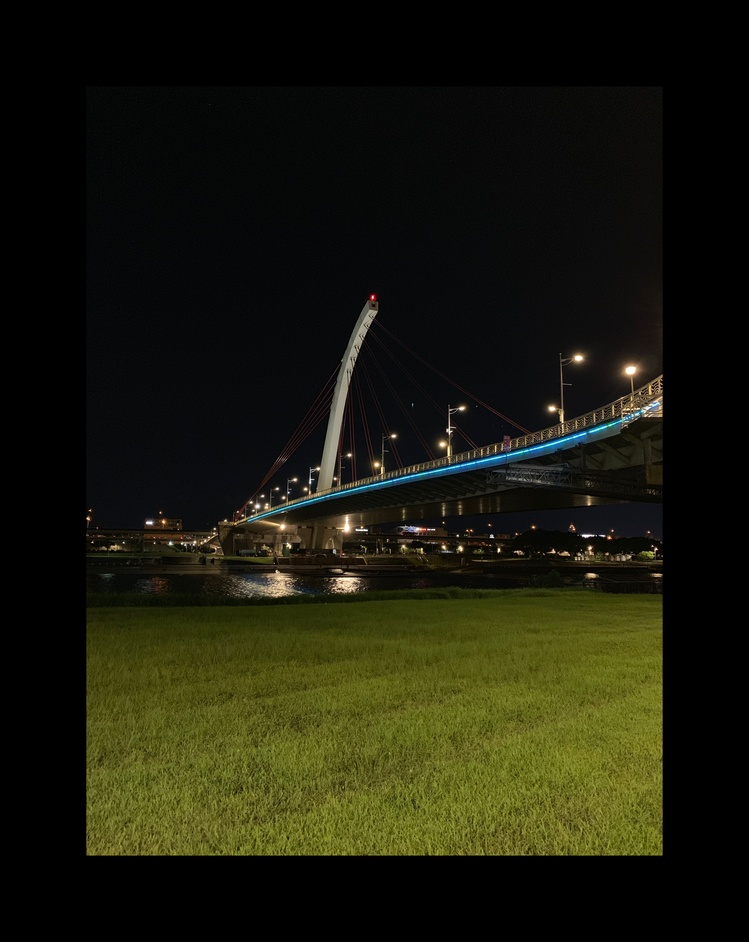
#> input picture IMG_2543_1.jpg, 749 x 942 px, shrunk from 3930 x 4938 before the run; its folder holds only this picture in this run
$ python main.py IMG_2543_1.jpg
#> lines starting #> are read from the running program, lines starting #| are printed output that depends on the picture
### border_crop.py
import cv2, time, glob
import numpy as np
from PIL import Image

THRESHOLD = 5

def border_check(src, mode=0):
	# mode=0:horizontal scan
	# mode>0:vertical scan

	if mode:
		src = np.transpose(src)

	positive_area = []
	_, thresh = cv2.threshold(src, THRESHOLD, 255, cv2.THRESH_TOZERO)

	for i in range(len(thresh)):
		pixels = thresh[i]
		filterd_pixel = list(filter(lambda x: True if x else False, pixels))

		if len(filterd_pixel):
			positive_area.append(i)

	if len(positive_area):
		# return the border of the positive signal(one dimension)
		return min(positive_area), max(positive_area) + 1

	else:
		# if the whole black image detected, then return original resolution
		return 0, src.shape[0]


def crop_process(src, dir_):
#> called with src = 'IMG_2543_1.jpg', dir_ = './result'
	ext = src.split('.')[-1]
	assert ext in ['jpg', 'gif', 'png'], '格式不符'

	# read & convert
	img = Image.open(src).convert(mode = 'RGB')
#> img is the input picture: PIL image 749x942 RGB; mean R, G, B 27, 27.3, 12.4
	img = np.asarray(img)

	# find contours
	gray = cv2.cvtColor(img, cv2.COLOR_BGR2GRAY)
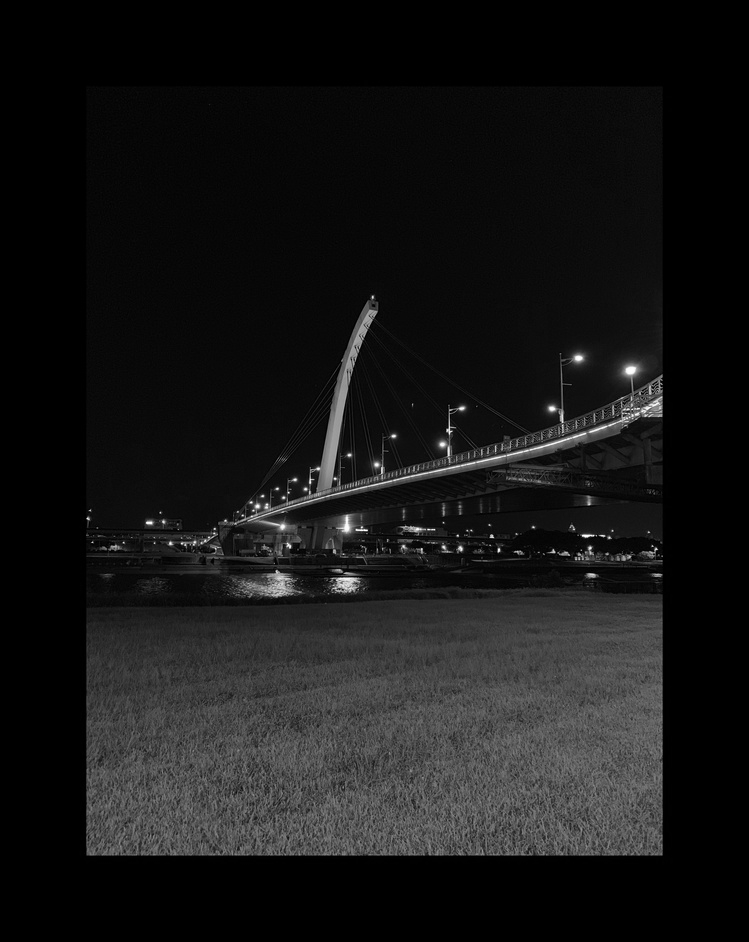
#> gray: shape (942, 749); min 0, max 255, mean 22.7
	x1, x2 = border_check(gray, 1)
#> in border_check, `src = np.transpose(src)`:
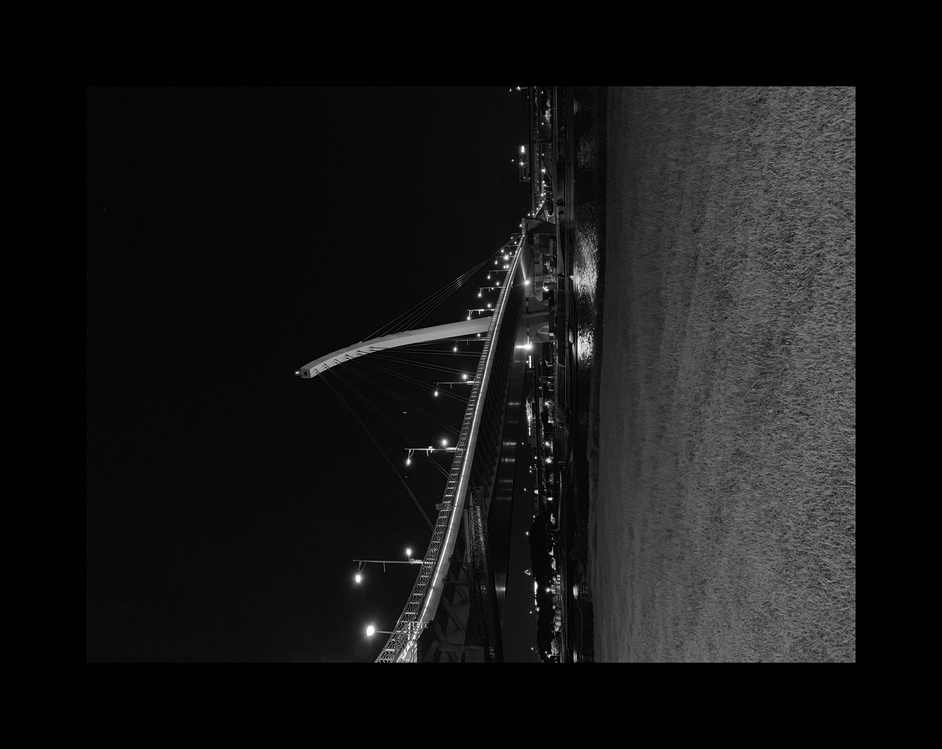
#> src: shape (749, 942); min 0, max 255, mean 22.7
#> after the loop in border_check, `for i in range(len(thresh)):`: positive_area = 578 values from 84 to 662
#> x1 = 84; x2 = 663
	y1, y2 = border_check(gray, 0)
#> y1 = 86; y2 = 856
	# print(src)
	# print(x1, x2, y1, y2)
	print(x2-x1, y2-y1)
#| 579 770

	crop = img[y1:y2, x1:x2]
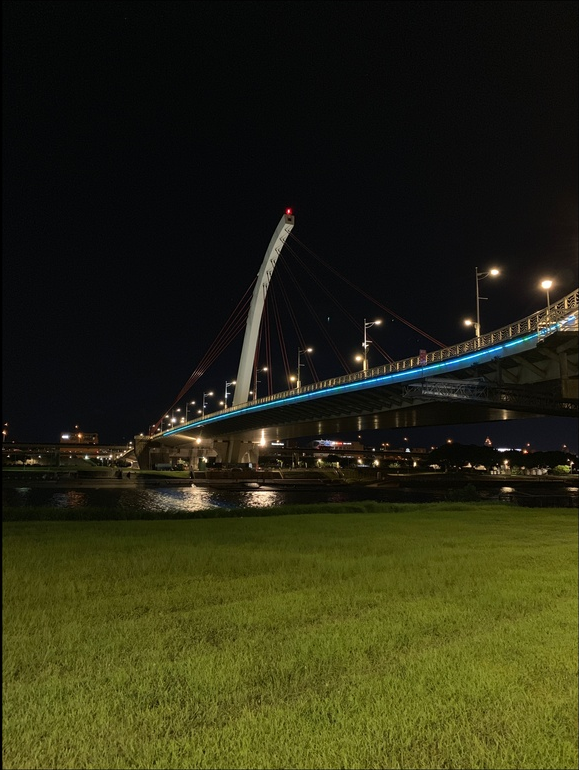
#> crop: shape (770, 579, 3); mean R, G, B 42.7, 43.2, 19.5
	img = Image.fromarray(crop)

	if ext == 'gif':
		img = img.convert(mode = 'P', colors = 256, palette = Image.ADAPTIVE)

	img.save('{}/{}_crop.{}'.format(dir_, src.split('.')[-2].split('/')[-1], ext))


# [7 lines that do not run on import are left out]

### main.py
import argparse
import border_crop as bc

parser = argparse.ArgumentParser()
parser.add_argument("src", help="source image (.gif, .jpg, .png)",
                    type=str)
parser.add_argument("--output_dir", help="where to store the output",
                    default='./result', type=str)
parser.add_argument("--threshold", help="the threshold of the black border",
                    default=5, type=int)

args = parser.parse_args()

src, output_dir = args.src, args.output_dir
bc.THRESHOLD = args.threshold

bc.crop_process(src, output_dir)

$ run again, on IMG_3697_1.jpg
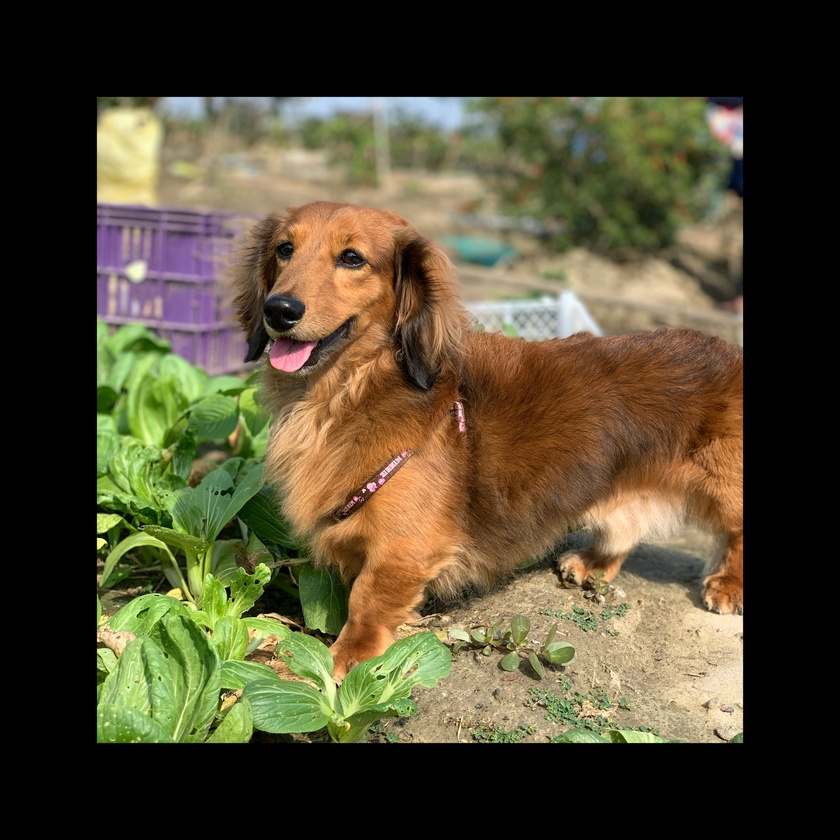
#> input picture IMG_3697_1.jpg, 840 x 840 px, shrunk from 3926 x 3926 before the run
#> in crop_process, img is the input picture: PIL image 840x840 RGB; mean R, G, B 82.3, 74.6, 50.5
#> in border_check, `src = np.transpose(src)`:
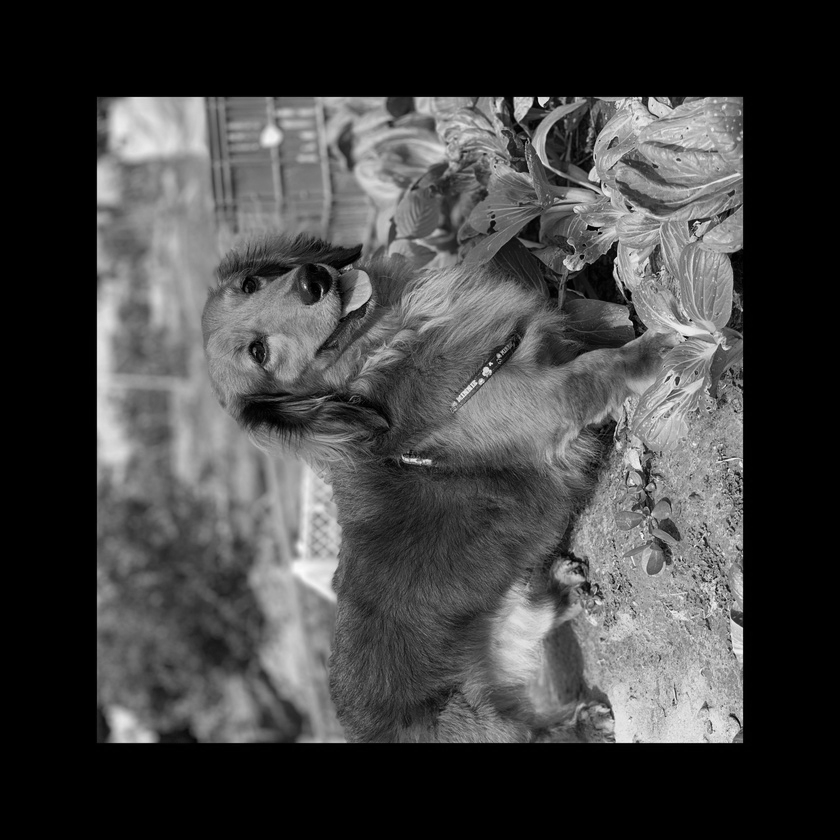
#> src: shape (840, 840); min 0, max 252, mean 68.3
#> after the loop in border_check, `for i in range(len(thresh)):`: positive_area = 648 values from 96 to 743
#> x1 = 96; x2 = 744
#> y1 = 96; y2 = 744
#| 648 648
#> in crop_process, `crop = img[y1:y2, x1:x2]`:
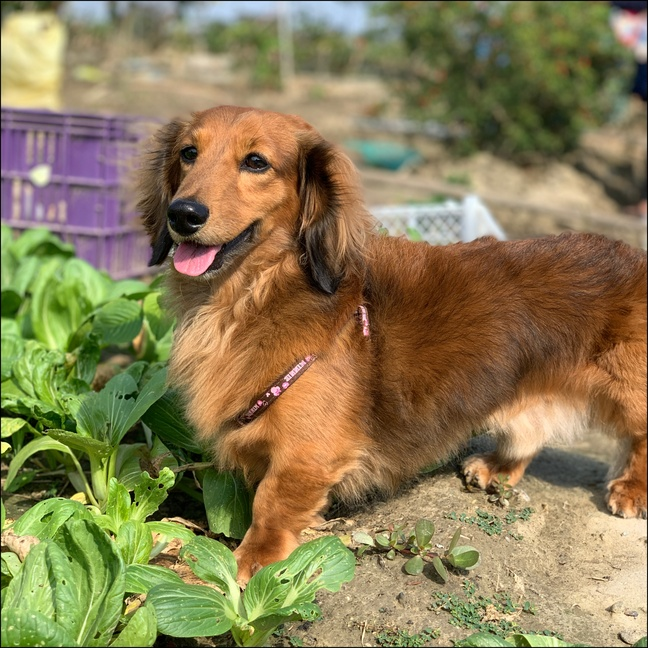
#> crop: shape (648, 648, 3); mean R, G, B 138.3, 125.3, 84.9
